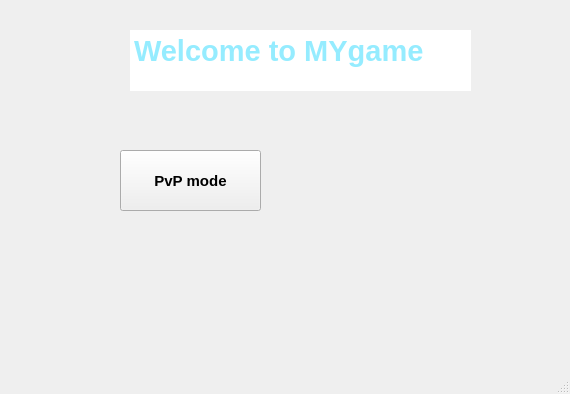
<?xml version="1.0" encoding="UTF-8"?>
<ui version="4.0">
 <class>MainWindow</class>
 <widget class="QMainWindow" name="MainWindow">
  <property name="geometry">
   <rect>
    <x>0</x>
    <y>0</y>
    <width>570</width>
    <height>394</height>
   </rect>
  </property>
  <property name="windowTitle">
   <string>MainWindow</string>
  </property>
  <widget class="QWidget" name="centralwidget">
   <widget class="QPushButton" name="pushButton">
    <property name="geometry">
     <rect>
      <x>120</x>
      <y>150</y>
      <width>141</width>
      <height>61</height>
     </rect>
    </property>
    <property name="font">
     <font>
      <pointsize>11</pointsize>
      <bold>true</bold>
     </font>
    </property>
    <property name="cursor">
     <cursorShape>PointingHandCursor</cursorShape>
    </property>
    <property name="text">
     <string>PvP mode</string>
    </property>
   </widget>
   <widget class="QTextEdit" name="textEdit">
    <property name="geometry">
     <rect>
      <x>130</x>
      <y>30</y>
      <width>341</width>
      <height>61</height>
     </rect>
    </property>
    <property name="frameShape">
     <enum>QFrame::NoFrame</enum>
    </property>
    <property name="html">
     <string>&lt;!DOCTYPE HTML PUBLIC &quot;-//W3C//DTD HTML 4.0//EN&quot; &quot;http://www.w3.org/TR/REC-html40/strict.dtd&quot;&gt;
&lt;html&gt;&lt;head&gt;&lt;meta name=&quot;qrichtext&quot; content=&quot;1&quot; /&gt;&lt;meta charset=&quot;utf-8&quot; /&gt;&lt;style type=&quot;text/css&quot;&gt;
p, li { white-space: pre-wrap; }
hr { height: 1px; border-width: 0; }
li.unchecked::marker { content: &quot;\2610&quot;; }
li.checked::marker { content: &quot;\2612&quot;; }
&lt;/style&gt;&lt;/head&gt;&lt;body style=&quot; font-family:'Segoe UI'; font-size:9pt; font-weight:400; font-style:normal;&quot;&gt;
&lt;p style=&quot; margin-top:0px; margin-bottom:0px; margin-left:0px; margin-right:0px; -qt-block-indent:0; text-indent:0px;&quot;&gt;&lt;span style=&quot; font-size:22pt; font-weight:700; color:#95ecff;&quot;&gt;Welcome to MYgame&lt;/span&gt;&lt;/p&gt;&lt;/body&gt;&lt;/html&gt;</string>
    </property>
   </widget>
  </widget>
  <widget class="QMenuBar" name="menubar">
   <property name="geometry">
    <rect>
     <x>0</x>
     <y>0</y>
     <width>570</width>
     <height>21</height>
    </rect>
   </property>
  </widget>
  <widget class="QStatusBar" name="statusbar"/>
 </widget>
 <resources/>
 <connections/>
</ui>
